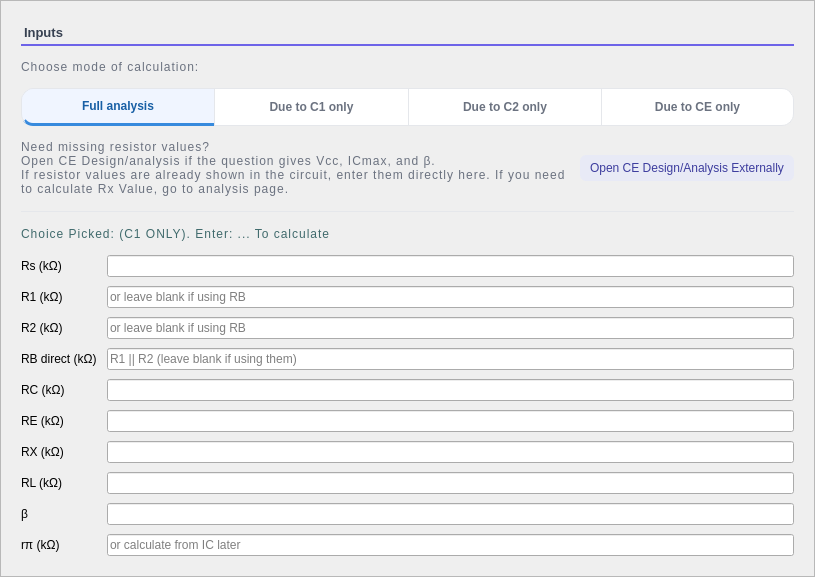
        <widget class="QFrame" name="frameResistors">
         <property name="sizePolicy">
          <sizepolicy hsizetype="Expanding" vsizetype="Preferred">
           <horstretch>0</horstretch>
           <verstretch>0</verstretch>
          </sizepolicy>
         </property>
         <property name="minimumSize">
          <size>
           <width>0</width>
           <height>0</height>
          </size>
         </property>
         <property name="maximumSize">
          <size>
           <width>1000</width>
           <height>16777215</height>
          </size>
         </property>
         <property name="styleSheet">
          <string notr="true">#frameResistors { 
	background-color: #ffffff; 
	border-right: 1px solid #e5e7eb;
    background-color: white;
    border: 1px solid #e5e7eb;
    border-radius: 14px;
}
</string>
         </property>
         <property name="frameShape">
          <enum>QFrame::Shape::StyledPanel</enum>
         </property>
         <property name="frameShadow">
          <enum>QFrame::Shadow::Raised</enum>
         </property>
         <layout class="QVBoxLayout" name="verticalLayout">
          <property name="spacing">
           <number>14</number>
          </property>
          <property name="leftMargin">
           <number>20</number>
          </property>
          <property name="topMargin">
           <number>24</number>
          </property>
          <property name="rightMargin">
           <number>20</number>
          </property>
          <property name="bottomMargin">
           <number>20</number>
          </property>
          <item>
           <widget class="QLabel" name="labelInputs">
            <property name="sizePolicy">
             <sizepolicy hsizetype="Preferred" vsizetype="Fixed">
              <horstretch>0</horstretch>
              <verstretch>0</verstretch>
             </sizepolicy>
            </property>
            <property name="maximumSize">
             <size>
              <width>16777215</width>
              <height>30</height>
             </size>
            </property>
            <property name="styleSheet">
             <string notr="true">QLabel {
    color: #374151;
    font-size: 13px;
    font-weight: 600;
	background-color: transparent;
    padding-bottom: 4px;
    border: none;
    border-bottom: 2px solid #6D63E8;
	
	
	font: 13pt &quot;Rockwell&quot;;
}</string>
            </property>
            <property name="text">
             <string>Inputs</string>
            </property>
           </widget>
          </item>
          <item>
           <widget class="QLabel" name="labelChoose">
            <property name="sizePolicy">
             <sizepolicy hsizetype="Preferred" vsizetype="Fixed">
              <horstretch>0</horstretch>
              <verstretch>0</verstretch>
             </sizepolicy>
            </property>
            <property name="cursor">
             <cursorShape>WhatsThisCursor</cursorShape>
            </property>
            <property name="toolTip">
             <string>&lt;html&gt;&lt;head/&gt;&lt;body&gt;&lt;p&gt;&lt;span style=&quot; color:#ffff7f;&quot;&gt;Select the calculation mode based on which capacitor is given.&lt;/span&gt;&lt;/p&gt;&lt;p&gt;&lt;span style=&quot; color:#ffff7f;&quot;&gt;&lt;br/&gt;&lt;/span&gt;&lt;/p&gt;&lt;p&gt;&lt;span style=&quot; color:#ffff7f;&quot;&gt;• Full Analysis: use C1, C2, and/or CE together to find the overall low cutoff range.&lt;/span&gt;&lt;/p&gt;&lt;p&gt;&lt;span style=&quot; color:#ffff7f;&quot;&gt;• Due to C1 only: use only the input coupling capacitor C1.&lt;/span&gt;&lt;/p&gt;&lt;p&gt;&lt;span style=&quot; color:#ffff7f;&quot;&gt;• Due to C2 only: use only the output coupling capacitor C2.&lt;/span&gt;&lt;/p&gt;&lt;p&gt;&lt;span style=&quot; color:#ffff7f;&quot;&gt;• Due to CE only: use only the emitter bypass capacitor CE.&lt;/span&gt;&lt;/p&gt;&lt;p&gt;&lt;span style=&quot; color:#ffff7f;&quot;&gt;&lt;br/&gt;&lt;/span&gt;&lt;/p&gt;&lt;p&gt;&lt;span style=&quot; color:#ffff7f;&quot;&gt;For quiz questions that say “due to C1/C2/CE only,” choose the matching mode.&lt;/span&gt;&lt;/p&gt;&lt;/body&gt;&lt;/html&gt;</string>
            </property>
            <property name="styleSheet">
             <string notr="true">font: 600 9pt 'Segoe UI'; color: #6b7280; letter-spacing: 1px;</string>
            </property>
            <property name="text">
             <string>Choose mode of calculation:</string>
            </property>
           </widget>
          </item>
          <item>
           <layout class="QHBoxLayout" name="horizontalLayout_5">
            <property name="spacing">
             <number>0</number>
            </property>
            <item>
             <widget class="QPushButton" name="buttonFullAnalysis">
              <property name="enabled">
               <bool>true</bool>
              </property>
              <property name="minimumSize">
               <size>
                <width>0</width>
                <height>0</height>
               </size>
              </property>
              <property name="maximumSize">
               <size>
                <width>16777215</width>
                <height>55</height>
               </size>
              </property>
              <property name="cursor">
               <cursorShape>PointingHandCursor</cursorShape>
              </property>
              <property name="styleSheet">
               <string notr="true">QPushButton { 
    background-color: white; 
    color: #6b7280; 
    font-size: 12px; 
    font-weight: 500; 
    padding: 10px 18px;
    border: 1px solid #e5e7eb; /* Subtle light gray border */
    border-right: none;        /* Hide internal borders to prevent double-thickness */
}

/* 2. ACTIVE STATE (The &quot;Selected&quot; Look) */
QPushButton:checked { 
    color: #185FA5; 
    background-color: #f0f5ff; 
    /* We use a 3px bottom border inside the button to match your preference */
    border-bottom: 3px solid #378ADD; 
}

/* 3. HOVER STATE */
QPushButton:hover:!checked { 
    color: #374151; 
    background-color: #f9fafb; 
}

/* 4. SHAPE: LEFTMOST BUTTON (Rounded on left only) */
QPushButton {
	border-top-left-radius: 12px;
    border-bottom-left-radius: 12px;
    border-top-right-radius: 0px;
    border-bottom-right-radius: 0px;
}</string>
              </property>
              <property name="text">
               <string>Full analysis</string>
              </property>
              <property name="checkable">
               <bool>true</bool>
              </property>
              <property name="checked">
               <bool>true</bool>
              </property>
              <property name="flat">
               <bool>false</bool>
              </property>
             </widget>
            </item>
            <item>
             <widget class="QPushButton" name="buttonGivenC1">
              <property name="maximumSize">
               <size>
                <width>16777215</width>
                <height>55</height>
               </size>
              </property>
              <property name="cursor">
               <cursorShape>PointingHandCursor</cursorShape>
              </property>
              <property name="styleSheet">
               <string notr="true">QPushButton { 
    background-color: white; 
    color: #6b7280; 
    font-size: 12px; 
    font-weight: 500; 
    padding: 10px 18px;
    border: 1px solid #e5e7eb; /* Subtle light gray border */
    border-right: none;        /* Hide internal borders to prevent double-thickness */
}

/* 2. ACTIVE STATE (The &quot;Selected&quot; Look) */
QPushButton:checked { 
    color: #185FA5; 
    background-color: #f0f5ff; 
    /* We use a 3px bottom border inside the button to match your preference */
    border-bottom: 3px solid #378ADD; 
}

/* 3. HOVER STATE */
QPushButton:hover:!checked { 
    color: #374151; 
    background-color: #f9fafb; 
}

/* 4. SHAPE: middle*/
QPushButton {
    border-radius: 0px;
}</string>
              </property>
              <property name="text">
               <string>Due to C1 only</string>
              </property>
              <property name="checkable">
               <bool>true</bool>
              </property>
             </widget>
            </item>
            <item>
             <widget class="QPushButton" name="buttonGivenC2">
              <property name="maximumSize">
               <size>
                <width>16777215</width>
                <height>55</height>
               </size>
              </property>
              <property name="cursor">
               <cursorShape>PointingHandCursor</cursorShape>
              </property>
              <property name="styleSheet">
               <string notr="true">QPushButton { 
    background-color: white; 
    color: #6b7280; 
    font-size: 12px; 
    font-weight: 500; 
    padding: 10px 18px;
    border: 1px solid #e5e7eb; /* Subtle light gray border */
    border-right: none;        /* Hide internal borders to prevent double-thickness */
}

/* 2. ACTIVE STATE (The &quot;Selected&quot; Look) */
QPushButton:checked { 
    color: #185FA5; 
    background-color: #f0f5ff; 
    /* We use a 3px bottom border inside the button to match your preference */
    border-bottom: 3px solid #378ADD; 
}

/* 3. HOVER STATE */
QPushButton:hover:!checked { 
    color: #374151; 
    background-color: #f9fafb; 
}

/* 4. SHAPE: middle*/
QPushButton {
    border-radius: 0px;
}</string>
              </property>
              <property name="text">
               <string>Due to C2 only</string>
              </property>
              <property name="checkable">
               <bool>true</bool>
              </property>
             </widget>
            </item>
            <item>
             <widget class="QPushButton" name="buttonGivenCE">
              <property name="maximumSize">
               <size>
                <width>16777215</width>
                <height>55</height>
               </size>
              </property>
              <property name="cursor">
               <cursorShape>PointingHandCursor</cursorShape>
              </property>
              <property name="styleSheet">
               <string notr="true">QPushButton { 
    background-color: white; 
    color: #6b7280; 
    font-size: 12px; 
    font-weight: 500; 
    padding: 10px 18px;
    border: 1px solid #e5e7eb; /* Subtle light gray border */
    border-right: none;        /* Hide internal borders to prevent double-thickness */
}

/* 2. ACTIVE STATE (The &quot;Selected&quot; Look) */
QPushButton:checked { 
    color: #185FA5; 
    background-color: #f0f5ff; 
    /* We use a 3px bottom border inside the button to match your preference */
    border-bottom: 3px solid #378ADD; 
}

/* 3. HOVER STATE */
QPushButton:hover:!checked { 
    color: #374151; 
    background-color: #f9fafb; 
}

/* 4. SHAPE: RIGHTMOST BUTTON (Rounded on right only) */
QPushButton {
    border-top-left-radius: 0px;
    border-bottom-left-radius: 0px;
    border-top-right-radius: 12px;
    border-bottom-right-radius: 12px;
    border-right: 1px solid #e5e7eb; /* Bring back the outer right border */
}</string>
              </property>
              <property name="text">
               <string>Due to CE only</string>
              </property>
              <property name="checkable">
               <bool>true</bool>
              </property>
             </widget>
            </item>
           </layout>
          </item>
          <item>
           <layout class="QHBoxLayout" name="horizontalLayout_2">
            <item>
             <widget class="QLabel" name="labelNoteGivenVcc">
              <property name="sizePolicy">
               <sizepolicy hsizetype="Preferred" vsizetype="Fixed">
                <horstretch>0</horstretch>
                <verstretch>0</verstretch>
               </sizepolicy>
              </property>
              <property name="styleSheet">
               <string notr="true">font: 600 9pt 'Segoe UI'; color: #6b7280; letter-spacing: 1px;</string>
              </property>
              <property name="text">
               <string>Need missing resistor values?
Open CE Design/analysis if the question gives Vcc, ICmax, and β.
If resistor values are already shown in the circuit, enter them directly here. If you need to calculate Rx Value, go to analysis page.</string>
              </property>
              <property name="wordWrap">
               <bool>true</bool>
              </property>
             </widget>
            </item>
            <item>
             <widget class="QPushButton" name="buttonOpen">
              <property name="cursor">
               <cursorShape>PointingHandCursor</cursorShape>
              </property>
              <property name="styleSheet">
               <string notr="true">QPushButton { background:#e8eaf6; color:#3d3d9e; border-radius:6px; font:700 9pt 'Segoe UI'; padding:6px 10px; border:none; }
QPushButton:hover { background:#6D63E8; color:white; }
QPushButton:checked { background:#6D63E8; color:white; }
QPushButton:pressed {
    /* Slightly darker than your #6D63E8 hover color */
    background-color: #5a52c7; 
    color: #f0f0f0;
    
    /* The &quot;Push&quot; effect: increase top padding, decrease bottom */
    padding-top: 8px;
    padding-bottom: 4px;
}</string>
              </property>
              <property name="text">
               <string>Open CE Design/Analysis Externally</string>
              </property>
             </widget>
            </item>
           </layout>
          </item>
          <item>
           <widget class="QFrame" name="div2">
            <property name="styleSheet">
             <string notr="true">color:#e5e7eb;</string>
            </property>
            <property name="frameShape">
             <enum>QFrame::Shape::HLine</enum>
            </property>
           </widget>
          </item>
          <item>
           <widget class="QLabel" name="labelChoicePicked">
            <property name="toolTip">
             <string>&lt;html&gt;&lt;head/&gt;&lt;body&gt;&lt;p&gt;&lt;span style=&quot; color:#ffff00;&quot;&gt;Mode of calculation: if given C1 only, choose Due to C1. If given C2 only, choose Due to C2. If given CE only, choose Due to CE. if given all Capacitors Choose full analysis.&lt;/span&gt;&lt;/p&gt;&lt;/body&gt;&lt;/html&gt;</string>
            </property>
            <property name="styleSheet">
             <string notr="true">font: 600 11pt 'Segoe UI'; color: rgb(64, 106, 108); letter-spacing: 1px;</string>
            </property>
            <property name="text">
             <string>Choice Picked: (C1 ONLY). Enter: ... To calculate</string>
            </property>
            <property name="wordWrap">
             <bool>true</bool>
            </property>
           </widget>
          </item>
          <item>
           <layout class="QGridLayout" name="gridInputs">
            <property name="horizontalSpacing">
             <number>10</number>
            </property>
            <property name="verticalSpacing">
             <number>9</number>
            </property>
            <item row="0" column="0">
             <widget class="QLabel" name="labelRs">
              <property name="styleSheet">
               <string notr="true"/>
              </property>
              <property name="text">
               <string>Rs (kΩ)</string>
              </property>
             </widget>
            </item>
            <item row="0" column="1">
             <widget class="QLineEdit" name="lineRs">
              <property name="placeholderText">
               <string/>
              </property>
             </widget>
            </item>
            <item row="1" column="0">
             <widget class="QLabel" name="labelR1">
              <property name="styleSheet">
               <string notr="true"/>
              </property>
              <property name="text">
               <string>R1 (kΩ)</string>
              </property>
             </widget>
            </item>
            <item row="1" column="1">
             <widget class="QLineEdit" name="lineR1">
              <property name="placeholderText">
               <string>or leave blank if using RB</string>
              </property>
             </widget>
            </item>
            <item row="2" column="0">
             <widget class="QLabel" name="labelR2">
              <property name="styleSheet">
               <string notr="true"/>
              </property>
              <property name="text">
               <string>R2 (kΩ)</string>
              </property>
             </widget>
            </item>
            <item row="2" column="1">
             <widget class="QLineEdit" name="lineR2">
              <property name="placeholderText">
               <string>or leave blank if using RB</string>
              </property>
             </widget>
            </item>
            <item row="3" column="0">
             <widget class="QLabel" name="labelRB">
              <property name="styleSheet">
               <string notr="true"/>
              </property>
              <property name="text">
               <string>RB direct (kΩ)</string>
              </property>
             </widget>
            </item>
            <item row="3" column="1">
             <widget class="QLineEdit" name="lineRB">
              <property name="placeholderText">
               <string>R1 || R2 (leave blank if using them)</string>
              </property>
             </widget>
            </item>
            <item row="4" column="0">
             <widget class="QLabel" name="labelRC">
              <property name="styleSheet">
               <string notr="true"/>
              </property>
              <property name="text">
               <string>RC (kΩ)</string>
              </property>
             </widget>
            </item>
            <item row="4" column="1">
             <widget class="QLineEdit" name="lineRC">
              <property name="placeholderText">
               <string/>
              </property>
             </widget>
            </item>
            <item row="5" column="0">
             <widget class="QLabel" name="labelRE">
              <property name="styleSheet">
               <string notr="true"/>
              </property>
              <property name="text">
               <string>RE (kΩ)</string>
              </property>
             </widget>
            </item>
            <item row="5" column="1">
             <widget class="QLineEdit" name="lineRE">
              <property name="placeholderText">
               <string/>
              </property>
             </widget>
            </item>
            <item row="6" column="0">
             <widget class="QLabel" name="labelRX">
              <property name="styleSheet">
               <string notr="true"/>
              </property>
              <property name="text">
               <string>RX (kΩ)</string>
              </property>
             </widget>
            </item>
            <item row="6" column="1">
             <widget class="QLineEdit" name="lineRX">
              <property name="placeholderText">
               <string/>
              </property>
             </widget>
            </item>
            <item row="7" column="0">
             <widget class="QLabel" name="labelRL">
              <property name="styleSheet">
               <string notr="true"/>
              </property>
              <property name="text">
               <string>RL (kΩ)</string>
              </property>
             </widget>
            </item>
            <item row="7" column="1">
             <widget class="QLineEdit" name="lineRL">
              <property name="placeholderText">
               <string/>
              </property>
             </widget>
            </item>
            <item row="8" column="0">
             <widget class="QLabel" name="labelBeta">
              <property name="styleSheet">
               <string notr="true"/>
              </property>
              <property name="text">
               <string>β</string>
              </property>
             </widget>
            </item>
            <item row="8" column="1">
             <widget class="QLineEdit" name="lineBeta">
              <property name="placeholderText">
               <string/>
              </property>
             </widget>
            </item>
            <item row="9" column="0">
             <widget class="QLabel" name="labelRpi">
              <property name="styleSheet">
               <string notr="true"/>
              </property>
              <property name="text">
               <string>rπ (kΩ)</string>
              </property>
             </widget>
            </item>
            <item row="9" column="1">
             <widget class="QLineEdit" name="lineRpi">
              <property name="placeholderText">
               <string>or calculate from IC later</string>
              </property>
             </widget>
            </item>
           </layout>
          </item>
         </layout>
        </widget>
